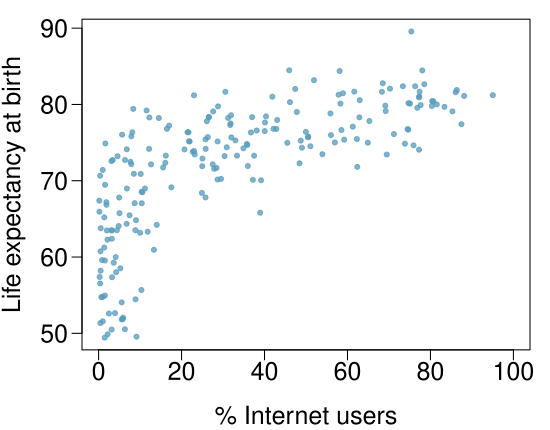

Reproduce this figure in R.
# load openintro package for colors ---------------------------------
library(openintro)

# load data ---------------------------------------------------------
load("factbook.rda")
# this dataset will also be available in the cia_factbook package
# with the same name

# calculate % of internet users -------------------------------------
cia_factbook$internet_perc = cia_factbook$internet_users / cia_factbook$population * 100

# calculate # of countries with life exp. & internet data -----------
cia_factbook %>%
  filter(!is.na(internet_perc)) %>%
  filter(!is.na(life_exp_at_birth)) %>%
  nrow() # n = 208

# scatterplot of gpa vs. study hours --------------------------------
pdf("internet_life_expactancy.pdf", 5.5, 4.3)
par(mar = c(4, 4.1, 1, 1), las = 1, mgp = c(2.9, 0.7, 0), 
    cex.axis = 1.5, cex.lab = 1.5)
plot(cia_factbook$life_exp_at_birth ~ cia_factbook$internet_perc, 
     xlab = "% Internet users", ylab = "Life expectancy at birth", 
     pch = 20, col = COL[1,2], cex.lab = 1.5, cex.axis = 1.5, xlim = c(0,100))
dev.off()
